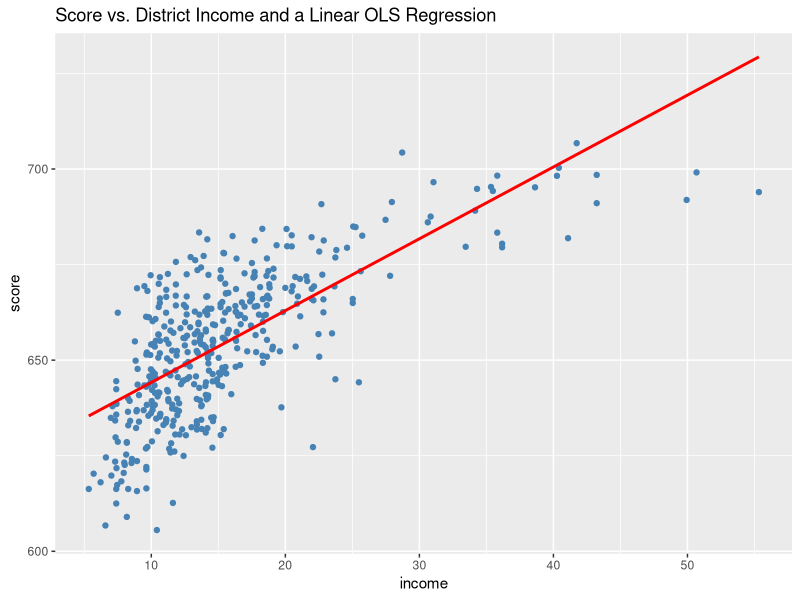
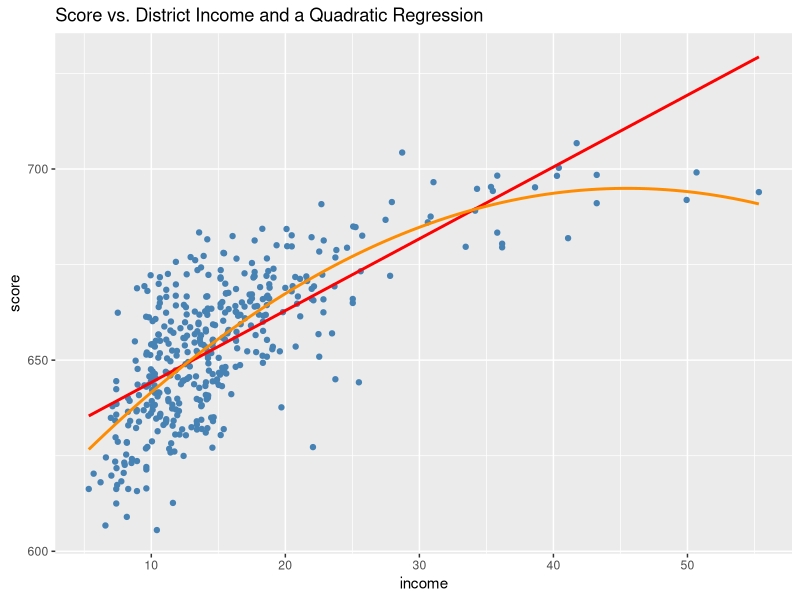
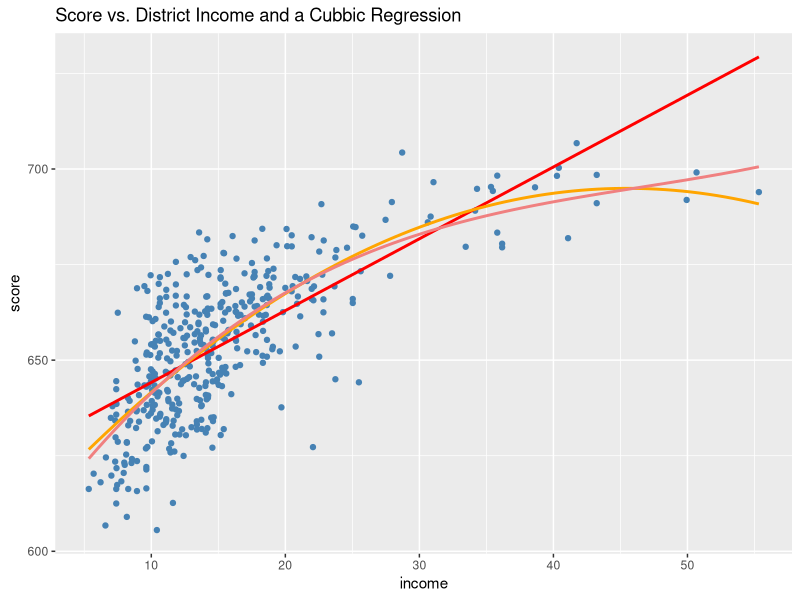
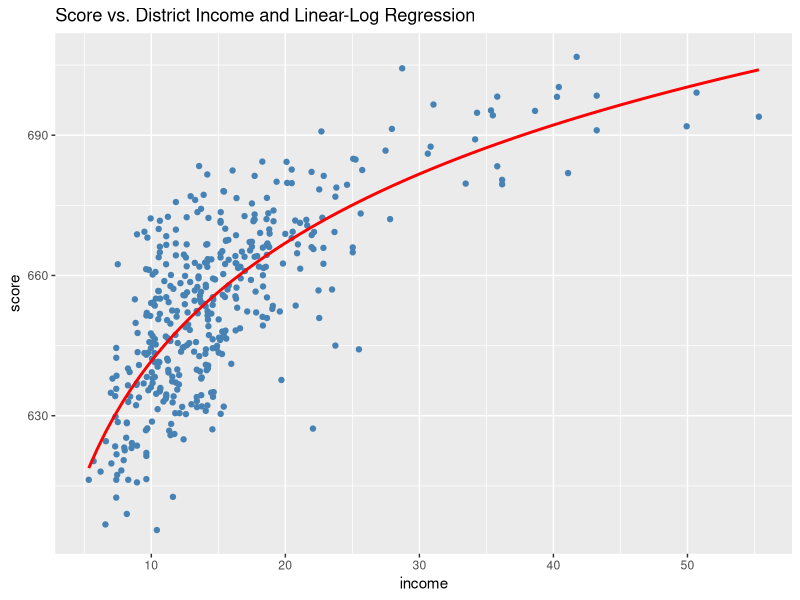
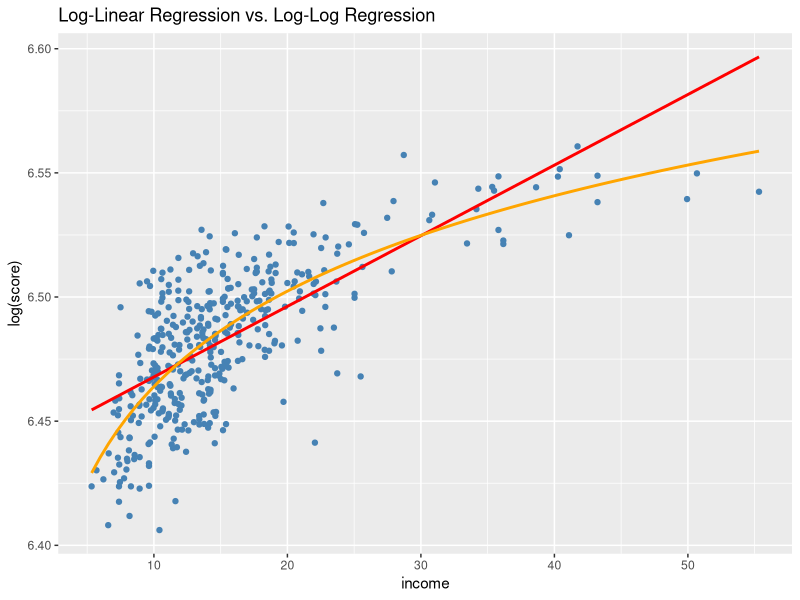
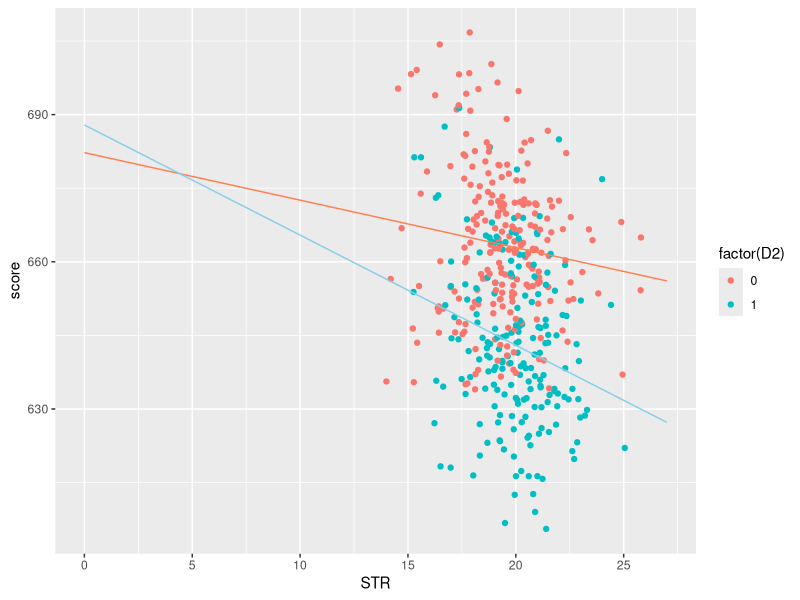

Write the R code that produced these figures, in order.
## ---- chunk 1
library(AER)
library(dplyr)
## ---- chunk 2
data("CASchools")
# add score and STR
CASchools <- CASchools %>% 
    mutate(
      STR = students/teachers,
      score = (read+math)/2
    )
## ---- chunk 3
library(ggplot2)
ggplot(CASchools, aes(x = income, y = score)) +
  geom_point(colour = "steelblue") +
  geom_smooth(method = "lm", se = F, color = "red") +
  ggtitle(label = "Score vs. District Income and a Linear OLS Regression")
## ---- chunk 4
qm <- lm(score ~ income + I(income^2), data = CASchools) 
summary(qm)
## ---- chunk 5
coeftest(qm, vcov. = vcovHC, type = "HC1")
## ---- chunk 6
ggplot(CASchools, aes(x = income, y = score)) +
  geom_point(colour = "steelblue") +
  geom_smooth(method = "lm", se = F, color = "red") +
  geom_smooth(method = "lm", formula = y ~ poly(x,2), 
              se = F, color = "dark orange") +
  ggtitle(label = "Score vs. District Income and a Quadratic Regression")
## ---- chunk 7
cm <- lm(score ~ poly(income, degree = 3, raw = T),
        data = CASchools)
summary(cm)
## ---- chunk 8
matrix <- rbind(c(0, 0, 1, 0),
            c(0, 0, 0, 1))
linearHypothesis(cm, hypothesis.matrix = matrix, white.adjust = "hc1")
## ---- chunk 9
coeftest(cm, vcov. = vcovHC, type = "HC1")
## ---- chunk 10
ggplot(CASchools, aes(x = income, y = score)) +
  geom_point(colour = "steelblue") +
  geom_smooth(method = "lm", se = F, color = "red") +
  geom_smooth(method = "lm", formula = y ~ poly(x,2), 
              se = F, color = "orange") +
  geom_smooth(method = "lm", formula = y ~ poly(x,3), 
              se = F, color = "lightcoral") +
  ggtitle(label = "Score vs. District Income and a Cubbic Regression")
## ---- chunk 11
new_df <- data.frame(income = c(10, 11, 40, 41))
Y_hat_qm <- predict(qm, newdata = new_df)
Y_hat_qm %>% matrix(., nrow = 2, byrow = F) %>%
  {diff(.)}
## ---- chunk 12
logm <- lm(score ~ log(income), data = CASchools)
summary(logm)
## ---- chunk 13
coeftest(logm, vcov = vcovHC, type = "HC1")
## ---- chunk 14
ggplot(CASchools, aes(x = income, y = score)) +
  geom_point(colour = "steelblue") +
  geom_smooth(method = "lm", formula = y ~ log(x), 
              se = F, color = "red") +
  ggtitle(label = "Score vs. District Income and Linear-Log Regression")
## ---- chunk 15
logm2 <- lm(log(score) ~ income, data = CASchools)
summary(logm2)
## ---- chunk 16
coeftest(logm2, vcov = vcovHC, type = "HC1") 
## ---- chunk 17
logm3 <- lm(log(score) ~ log(income), data = CASchools)
summary(logm3)
## ---- chunk 18
coeftest(logm3, vcov = vcovHC, type = "HC1")
## ---- chunk 19
ggplot(CASchools, aes(x = income, y = log(score))) +
  geom_point(colour = "steelblue") +
  geom_smooth(method = "lm", se = F, color = "red") +
  geom_smooth(method = "lm", formula = y ~ log(x), 
              se = F, color = "orange") +
  ggtitle(label = "Log-Linear Regression vs. Log-Log Regression")
## ---- chunk 20
# data
CASchools_bi1 <- CASchools %>%
  mutate(
  D1 = ifelse(STR >= 20, 1, 0),
  D2 = ifelse(english >= 10, 1, 0)
)
# model
bm1 <- lm(score ~ D1*D2, data = CASchools_bi1)
summary(bm1)
## ---- chunk 21
coeftest(bm1, vcov. = vcovHC, type = "HC1")
## ---- chunk 22
b_new_df <- data.frame(D1 = c(0,0,1,1), D2 = c(0,1,0,1))
b_new_df$predict <- predict(bm1, b_new_df)
b_new_df
## ---- chunk 23
bcm2 <- lm(score ~ STR + D2 + STR*D2, data = CASchools_bi1)
summary(bcm2)
## ---- chunk 24
coeftest(bcm2, vcov. = vcovHC, type = "HC1")
## ---- chunk 25
bcm2_fun0 <- function(x){
  return(coef(bcm2)[1]+coef(bcm2)[2]*x+
    coef(bcm2)[3]*0+coef(bcm2)[4]*0*x)
}

bcm2_fun1 <- function(x){
  return(coef(bcm2)[1]+coef(bcm2)[2]*x+
    coef(bcm2)[3]*1+coef(bcm2)[4]*1*x)
}

ggplot(CASchools_bi1, aes(x = STR, y = score, color = factor(D2))) +
  geom_point() +
  scale_x_continuous(limits = c(0,27), breaks = seq(0,27, by = 5)) +
  stat_function(fun = bcm2_fun0, geom = "line", color = "coral") +
  stat_function(fun = bcm2_fun1, geom = "line", color = "skyblue")
## ---- chunk 26
ccm3 <- lm(score ~ STR + english + STR * english, data = CASchools_bi1)
summary(ccm3)
## ---- chunk 27
coeftest(ccm3, vcov. = vcovHC, type = "HC1")
